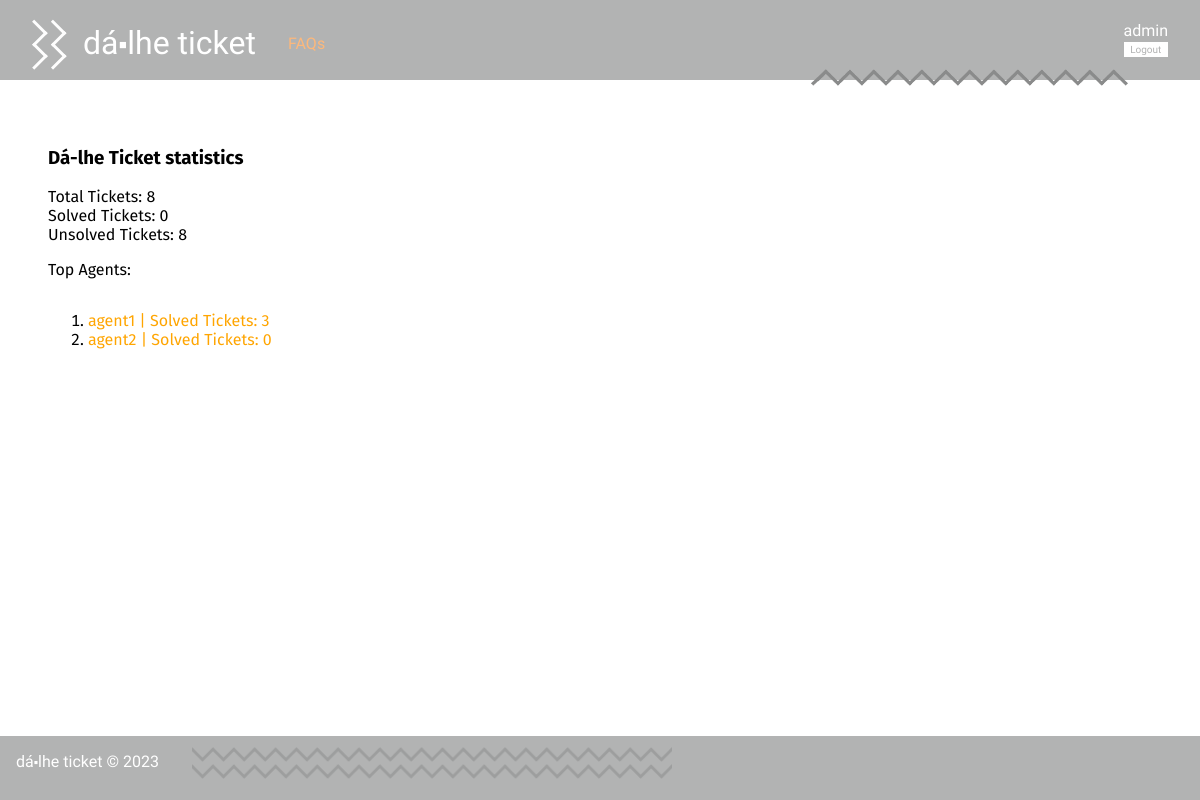
/pages/stats.php (signed in), run on an earlier commit of the app's database.
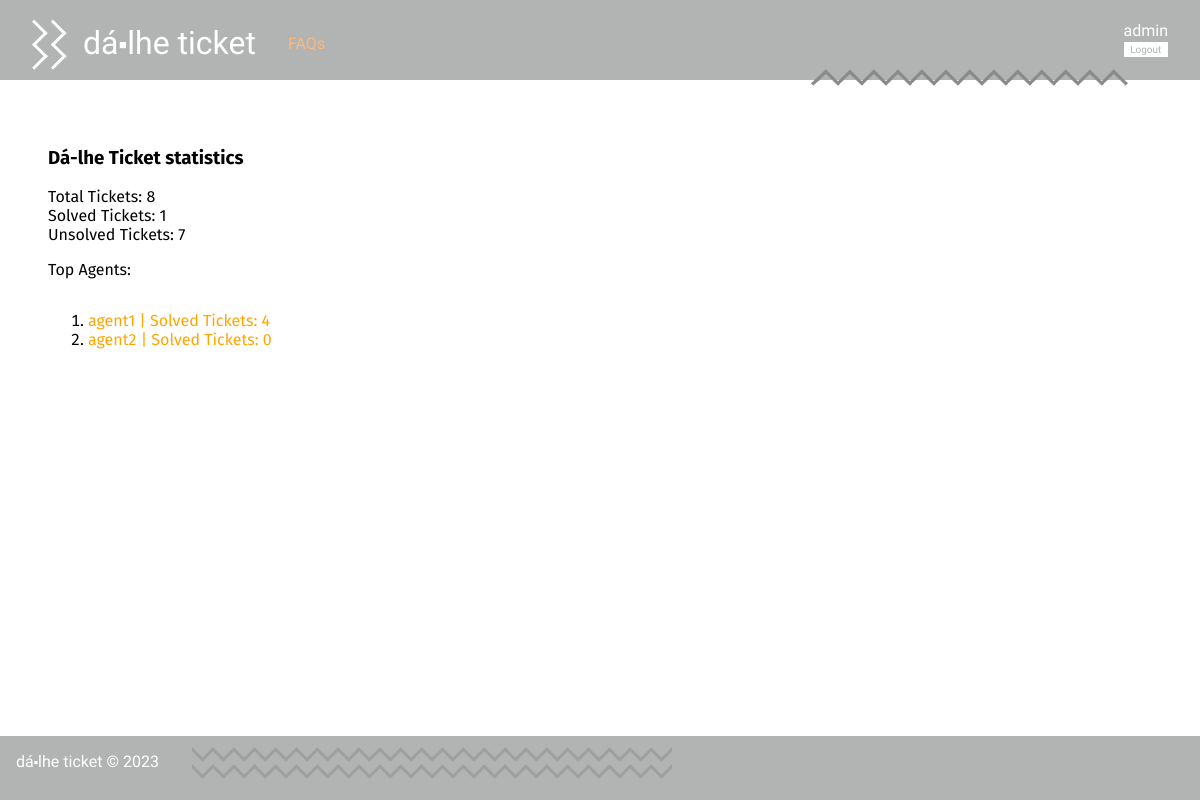
And on a later commit of the database.
### tables this page shows
CREATE TABLE User(
   name varchar(60) not null,
   username varchar(20) primary key,
   email varchar(60) not null,
   password varchar(40) not null,
   type varchar(5) not null, /*user, agent, admin*/
   department varchar(20)
, ticket_count integer default 0, closed_tickets integer default 0);

### pages/stats.php (called while the page is built, shortened)
<?php
    require_once(__DIR__ . '/../database/user.class.php');
    require_once(__DIR__ . '/../templates/common.tpl.php');
    require_once(__DIR__ . '/../templates/stats.tpl.php');
    drawGeneralStats();
    drawTopAgents();
?>

### database/ticket.class.php (called while the page is built, shortened)
<?php
class Ticket {
    static public function countUnsolvedTickets(PDO $db) : int {
        $stmt = $db->prepare('SELECT count(*) AS count FROM Ticket WHERE status = "Unsolved"');
        $stmt->execute();
        return intval($stmt->fetchAll()[0]['count']);
    }
    static public function countSolvedTickets(PDO $db) : int {
        $stmt = $db->prepare('SELECT count(*) AS count FROM Ticket WHERE status = "Solved"');
        $stmt->execute();
        return intval($stmt->fetchAll()[0]['count']);
    }
}
?>

### database/user.class.php (called while the page is built, shortened)
<?php
class User{
  public function __construct(string $name, string $username, string $email, string $type, string $department, int $ticket_count, int $closed_tickets){
    $this->username = $username;
    $this->closed_tickets = $closed_tickets;
  }
  static public function getTopAgents(PDO $db) : array {
    $stmt = $db->prepare('SELECT * FROM User WHERE type = "agent" ORDER BY closed_tickets DESC LIMIT 10');
    $stmt->execute();
    $agents = array();
    while ($agent = $stmt->fetch()) {
      $agents[] = new User(
        $agent['name'],
        $agent['username'],
        $agent['email'],
        $agent['type'],
        $agent['department'],
        intval($agent['ticket_count']),
        intval($agent['closed_tickets'])
      );
    }
    return $agents;
  }
}
?>

### templates/stats.tpl.php (the view, shortened to what this page needs)
<?php
    require_once(__DIR__ . '/../database/ticket.class.php');
    require_once(__DIR__ . '/../database/user.class.php');
    $db = getDatabaseConnection();
    function drawGeneralStats() : void {
        global $db;
        $unsolved = Ticket::countUnsolvedTickets($db);
        $solved = Ticket::countSolvedTickets($db);
        $total = $solved + $unsolved;
?>
<h3>Dá-lhe Ticket statistics</h3>
Total Tickets: <?= $total ?><br>
Solved Tickets: <?= $solved ?><br>
Unsolved Tickets: <?= $unsolved ?><br>
<?php
    }
    function drawTopAgents() : void {
        global $db;
        $agents = User::getTopAgents($db);
?>
    <p> Top Agents: </p>
    <ol>
<?php
    foreach ($agents as $agent) {
?>
    <li>
        <a href="../pages/profile.php?username=<?= $agent->username ?>"><?= $agent->username ?> | Solved Tickets: <?= $agent->closed_tickets ?></a>
    </li>
<?php
    }
?>
    </ol>
<?php
    }
?>

What changed in the data, as far as the page shows it:
changed user "agent1": closed_tickets "3" → "4"
Also different on the page:
$solved: "0" → "1"
$unsolved: "8" → "7"
